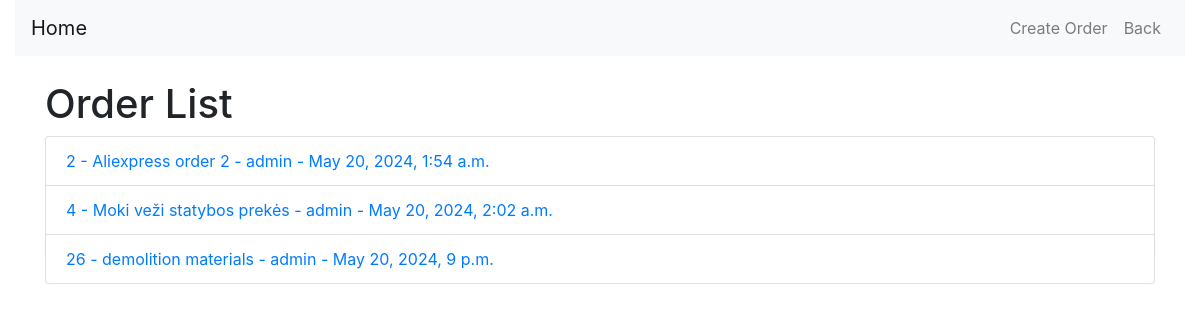
The page /orders/ (signed in) on the database as committed earlier.
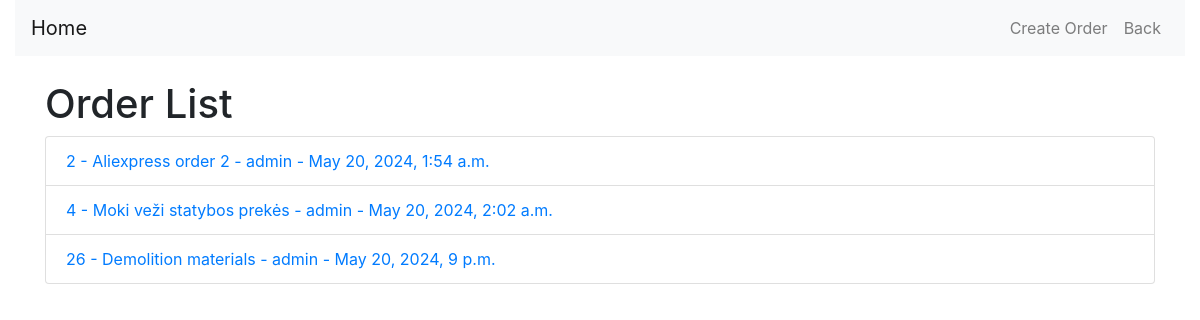
The same page on the database as committed later.
### orders/models.py (models this page shows, shortened)
class Order(models.Model):
    user = models.ForeignKey(User, on_delete=models.CASCADE, default=None)
    products = models.ManyToManyField(Product)
    date_ordered = models.DateTimeField(auto_now_add=True)
    order_name = models.CharField(max_length=100)

### orders/views.py (the view)
# urls.py: path('', views.order_list, name='order_list'),
@login_required
def order_list(request):
    orders = Order.objects.filter(user=request.user)
    return render(request, 'orders/order_list.html', {'orders': orders})

### orders/templates/orders/order_list.html (shortened to what this page needs)
<!DOCTYPE html>
<html lang="en">
<head>
    {% load static %}
    <link href="https://stackpath.bootstrapcdn.com/bootstrap/4.5.2/css/bootstrap.min.css" rel="stylesheet">
    <link rel="stylesheet" href="{% static 'alert.css' %}">
</head>
<body>
    <div class="container-fluid">
        <nav class="navbar navbar-expand-lg navbar-light bg-light">
            <a class="navbar-brand" href="{% url 'home' %}">Home</a>
            <div class="collapse navbar-collapse" id="navbarNav">
                <ul class="navbar-nav ml-auto">
                    {% if perms.orders.add_order %}
                        <li class="nav-item">
                            <a class="nav-link" href="{% url 'create_order' %}">Create Order</a>
                        </li>
                    {% endif %}
                    <li class="nav-item">
                        <a class="nav-link" href="{% url 'home' %}">Back</a>
                    </li>
                </ul>
            </div>
        </nav>
        <div class="container mt-4">
            <h1>Order List</h1>
            <ul class="list-group">
                {% if orders %}
                    {% for order in orders %}
                        <li class="list-group-item">
                            <a href="{% url 'order_detail' order.id %}">{{ order.id }} - {{ order.order_name }} - {{ order.user.username }} - {{ order.date_ordered }}</a>
                        </li>
                    {% endfor %}
                {% else %}
                    <li class="list-group-item">No orders available.</li>
                {% endif %}
            </ul>
        </div>
    </div>
</body>
</html>

Rows that differ between the two databases and show on the page:
changed Order id 26: order_name "demolition materials" → "Demolition materials"
